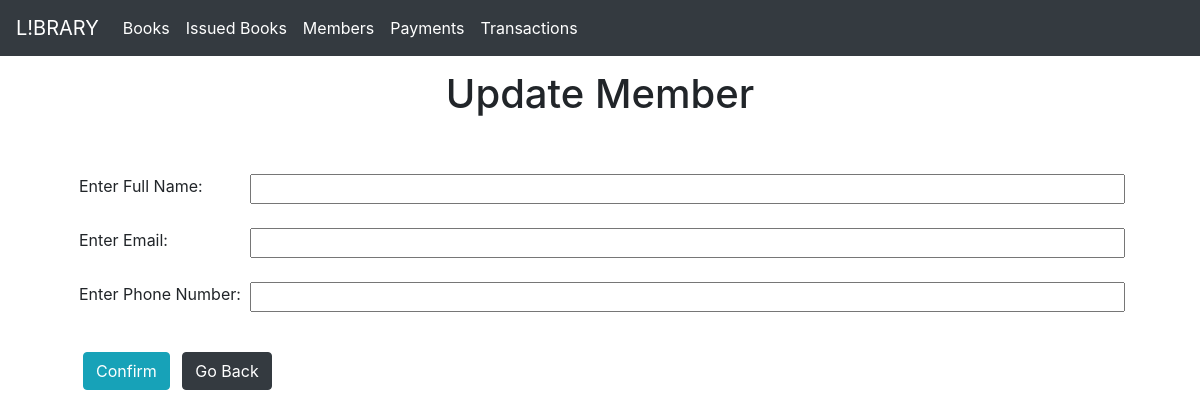
/update_member/2, run on an earlier commit of the app's database.
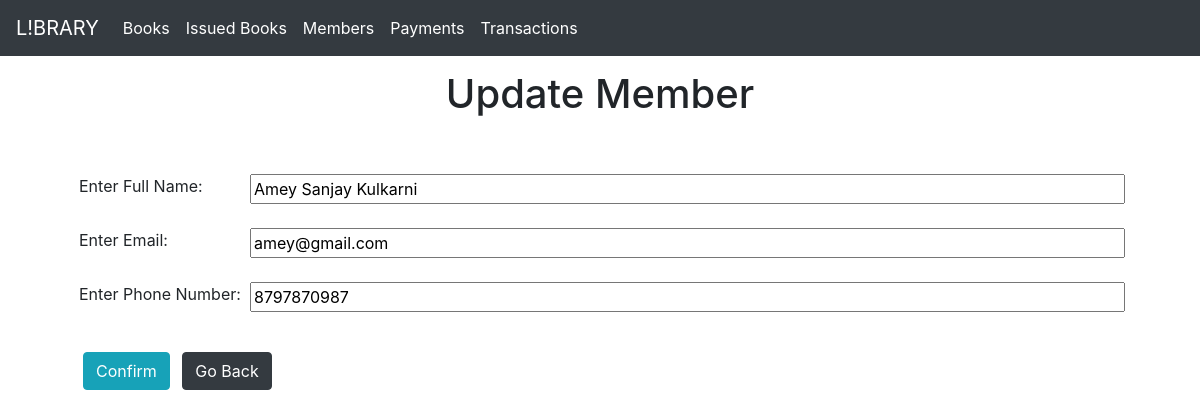
And on a later commit of the database.
### Library/models.py (models this page shows)
class Member(db.Model):
    id = db.Column(db.Integer, primary_key=True)
    fullname = db.Column(db.String(100))
    email = db.Column(db.String(100))
    phone = db.Column(db.String(13))
    debt = db.Column(db.Integer)
    has_book = db.Column(db.Boolean, default=False )

### Library/members.py (the view, shortened to what this page needs)
@members.route('/update_member/<int:id>', methods=['GET', 'POST'])
def update_member(id):
    member = Member.query.get(id)
    return render_template('member_update_form.html', data=member)

### Library/templates/member_update_form.html (shortened to what this page needs)
{% extends 'base.html' %}
{% block body %}
<div class="container my-4" style="text-align:center ;">
    <h1>Update Member</h1>
</div>
    <div class="container my-5" style="width:100%">
        <form action="/update_member/{{data.id}}" method="POST" style="width: 100%;">
            <div class="container my-2" style="display:flex; flex-direction: row;">
                <div style="flex:3">
                    <label class="mx-1 my-2" for="member_fullname">Enter Full Name: </label>
                </div>
                <div style="flex:15; width:100%">
                    <input type="text" class="my-2" style="width:100%" name="member_fullname" id="member_fullname" value="{{data.fullname}}" required>
                </div>
            </div>
            <div class="container my-2" style="display:flex; flex-direction: row;">
                <div style="flex:3">
                    <label class="mx-1 my-2" for="member_email">Enter Email: </label>
                </div>
                <div style="flex:15; width:100%">
                    <input type="email" class="my-2" style="width:100%" name="member_email" id="member_email" value="{{data.email}}" required>
                </div>
            </div>
            <div class="container my-2" style="display:flex; flex-direction: row;">
                <div style="flex:3">
                    <label class="mx-1 my-2" for="member_phone">Enter Phone Number: </label>
                </div>
                <div style="flex:15; width:100%">
                    <input type="tel" class="my-2" style="width:100%" name="member_phone" id="member_phone" value="{{data.phone}}" required>
                </div>
            </div>
            <div class="container my-3">
                <input type="submit" value="Confirm" class="btn btn-info mx-2 my-3" >
                <a href="/member_list" class="btn btn-dark my-3 ">Go Back</a>
            </div>
        </form>
    </div>
{% endblock %}

What changed in the data, as far as the page shows it:
added Member: member_fullname "Amey Sanjay Kulkarni", member_email "amey@gmail.com", member_phone "8797870987"
